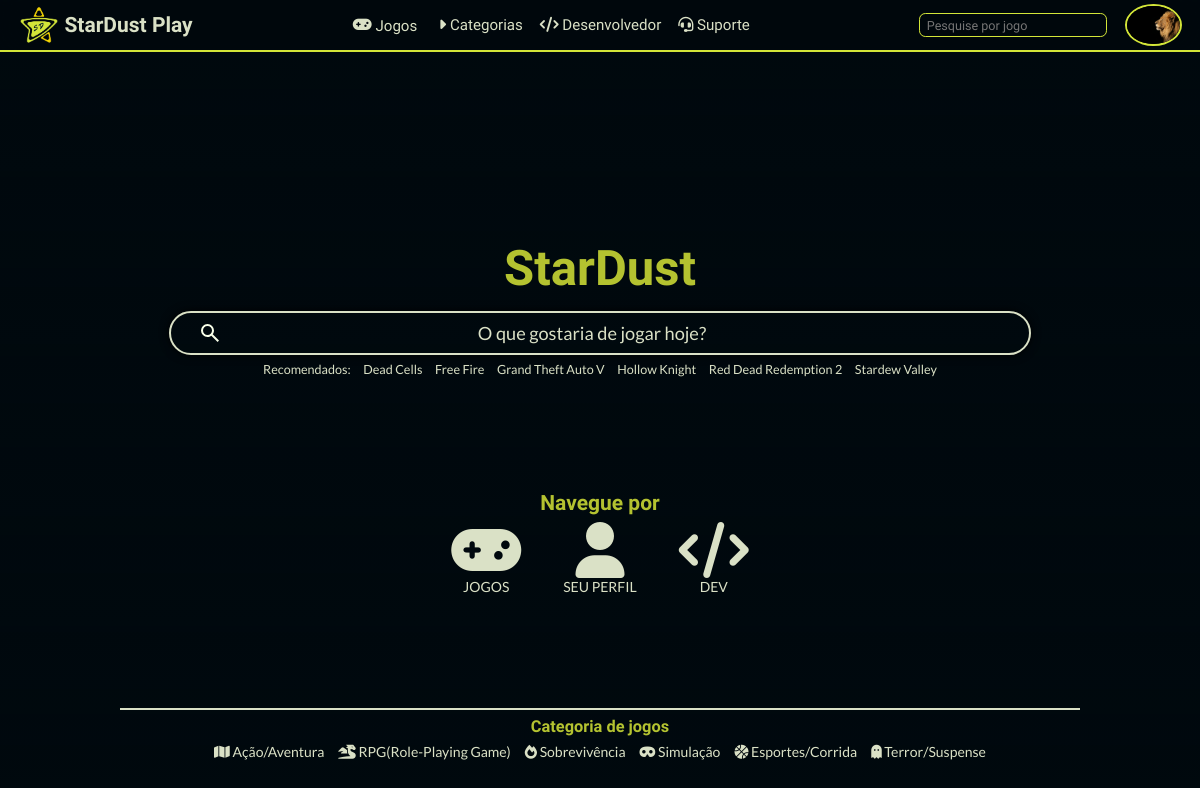
The page /stardustPlay/php/pagInicial.php (signed in) on the database its author committed.
### tables this page shows
CREATE TABLE IF NOT EXISTS `tbl_jogos` (
  `id_jogo` int NOT NULL AUTO_INCREMENT,
  `nome` varchar(40) DEFAULT NULL,
  `empresa` varchar(40) DEFAULT NULL,
  `categoria` enum('Ação/Aventura','Sobrevivência','RPG','Simulação','Esportes/Corrida','Terror/Suspense') DEFAULT NULL,
  `preco` decimal(6,2) DEFAULT NULL,
  `hashtag` varchar(250) DEFAULT NULL,
  `slogan` varchar(150) DEFAULT NULL,
  `descricao` varchar(1500) DEFAULT NULL,
  `id_imgs` int DEFAULT NULL,
  PRIMARY KEY (`id_jogo`),
  KEY `id_imgs` (`id_imgs`)
);

### stardustPlay/php/pagInicial.php (the view, shortened to what this page needs)
<?php include('topo.php'); ?>
<link rel="stylesheet" href="../css/pagInicial.css">
<body>
    <?php
    include('navbar.php');
    include('connect.php')
    ?>
    <main class="container_pagina">
        <section class="section_pesquisar">
            <h1 class="pesquisar-titulo">StarDust</h1>
            <input type="search" name="texto" placeholder="O que gostaria de jogar hoje?" form="pesquisarJogo" required>
            <span class="recomendados">Recomendados:
                <?php
                    $jogosPopular = mysqli_query($conn, "SELECT j.id_jogo, j.nome, COUNT(uj.id_jogo) from `tbl_jogos` as j
                    JOIN `tbl_user_jogo` as uj
                    ON uj.id_jogo = j.id_jogo
                    GROUP BY uj.id_jogo
                    ORDER BY COUNT(uj.id_jogo) DESC, j.nome
                    limit 6;");
                    while($jogo = mysqli_fetch_assoc($jogosPopular)){
                        echo "<a href=pagGame.php?id=" . $jogo['id_jogo'] . ">" . $jogo['nome'] . "</a>";
                    }
                ?>
            </span>
        </section>
        <section class="section_navegar">
            <h2 class="navegar-subtitulo">Navegue por</h2>
            <div class="container_button">
                <a href="gameHub.php" class="button_link">
                    <i class="fa-solid fa-gamepad"></i>
                    <p>JOGOS</p>
                </a>
                <a href="
                <?php
                if(isset($_SESSION['logado']) && $_SESSION['logado'] == true){
                    echo "pagPerfil.php";
                } else{
                    echo "javascript:sweet_message('Entre ou cadastre-se na StarDust Play!')";
                }
                ?>
                " class="button_link">
                    <i class="fa-solid fa-user"></i>
                    <p>SEU PERFIL</p>
                </a>
                <a href="
                <?php
                if(isset($_SESSION['ocupacao']) && $_SESSION['ocupacao'] == "Desenvolvedor" && $_SESSION['logado'] == true){
                    echo "pagDev.php";
                }else{
                    echo "javascript:sweet_message('Funções de Desenvolvedor Restritas!')";
                }
                ?>
                " class="button_link">
                    <i class="fa-solid fa-code"></i>
                    <p>DEV</p>
                </a>
            </div>
        </section>
        <section class="section_categoria">
            <hr class="linha">
            <h3 class="categoria-subtitulo">Categoria de jogos</h3>
            <ul class="lista_categorias">
                <li class="lista_categoria_item"><a href="pagListar?texto=Ação/Aventura" class="lista_categoria_link"><i class="fa-solid fa-map"></i> Ação/Aventura</a></li>
                <li class="lista_categoria_item"><a href="pagListar?texto=RPG" class="lista_categoria_link"><i class="fa-solid fa-dragon"></i> RPG(Role-Playing Game)</a></li>
                <li class="lista_categoria_item"><a href="pagListar?texto=Sobrevivência" class="lista_categoria_link"><i class="fa-solid fa-fire"></i> Sobrevivência</a></li>
                <li class="lista_categoria_item"><a href="pagListar?texto=Simulação" class="lista_categoria_link"><i class="fa-solid fa-mask"></i> Simulação</a></li>
                <li class="lista_categoria_item"><a href="pagListar?texto=Esportes/Corrida" class="lista_categoria_link"><i class="fa-solid fa-basketball"></i> Esportes/Corrida</a></li>
                <li class="lista_categoria_item"><a href="pagListar?texto=Terror/Suspense" class="lista_categoria_link"><i class="fa-solid fa-ghost"></i> Terror/Suspense</a></li>
            </ul>
        </section>
    </main>
</body>
</html>

### stardustPlay/css/root.css (style rules this page uses)
:root { --cor-primaria: #00090e; --cor-primaria-glass: #00090ea2; --cor-secundaria: #151827; --cor-secundaria-glass: #1315208a; --cor-terciaria: #d3e538; --cor-terciaria-glass: #d4e538d8; --cor-quarta: #f1d302; --cor-quinta: #dae1c6; --cor-gradiente-um: linear-gradient(45deg, #01233f 0%, #112430 60%); --cor-gradiente-dois: linear-gradient(45deg, #0b0f16 0%, #141a27 60%); --fonte-titulo: "Exo", sans-serif; --fonte-nome: "Quicksand", sans-serif; --fonte-texto: "lato", sans-serif; }
* { margin: 0; padding: 0; box-sizing: border-box; }
html { font-size: 14px; }
body { position: relative; z-index: 0; overflow-x: hidden; color: var(--cor-quinta); font-family: var(--fonte-texto); background: var(--cor-primaria); background-size: cover; background-position: center; background-attachment: fixed; background-repeat: no-repeat; }
a { text-decoration: none; color: var(--cor-quinta); }

### stardustPlay/css/pagInicial.css (style rules this page uses)
body { background-image: url(../imgs/wallpaper1.png); }
.container_pagina { display: flex; justify-content: space-between; align-items: center; flex-direction: column; width: 100vw; height: 100vh; padding: 30vh 10vh 5vh; background: linear-gradient(0deg, rgba(0,9,14,1) 0%, rgba(0,9,14,0) 100%); }
.container_pagina >section { display: flex; flex-direction: column; width: 100%; align-items: center; gap: 0.5em; }
.linha { border: 1px solid; width: 80vw; }
.section_pesquisar .pesquisar-titulo { font-size: 3.5rem; font-family: var(--fonte-titulo); color: var(--cor-terciaria-glass); }
.section_pesquisar input[type="search"] { all: unset; border: 2px solid; width: 70vw; padding: 0.5em; border-radius: 48px; text-align: center; font-weight: 500; font-size: 1.3em; box-shadow: 0px 0px 10px black; }
.section_pesquisar input[type="search"]::placeholder { font-weight: 400; color: var(--cor-quinta); background: url(../imgs/icon_lupa2.svg) no-repeat; background-position: 1em; }
.recomendados { display: flex; gap: 1em; font-size: 0.9rem; }
.section_navegar .navegar-subtitulo { font-family: var(--fonte-nome); color: var(--cor-terciaria-glass); }
.section_navegar .container_button { display: flex; }
.container_button { gap: 3em; }
.container_button .button_link { display: flex; flex-direction: column; align-items: center; }
.button_link i { font-size: 4rem; }
.categoria-subtitulo { font-family: var(--fonte-nome); color: var(--cor-terciaria-glass); }
.section_categoria .lista_categorias { display: flex; list-style: none; flex-wrap: wrap; justify-content: center; gap: 1em; }

### rows shown on the page
tbl_jogos: nome "Dead Cells"
tbl_jogos: nome "Free Fire"
tbl_jogos: nome "Grand Theft Auto V"
tbl_jogos: nome "Hollow Knight"
tbl_jogos: nome "Red Dead Redemption 2"
tbl_jogos: nome "Stardew Valley"
